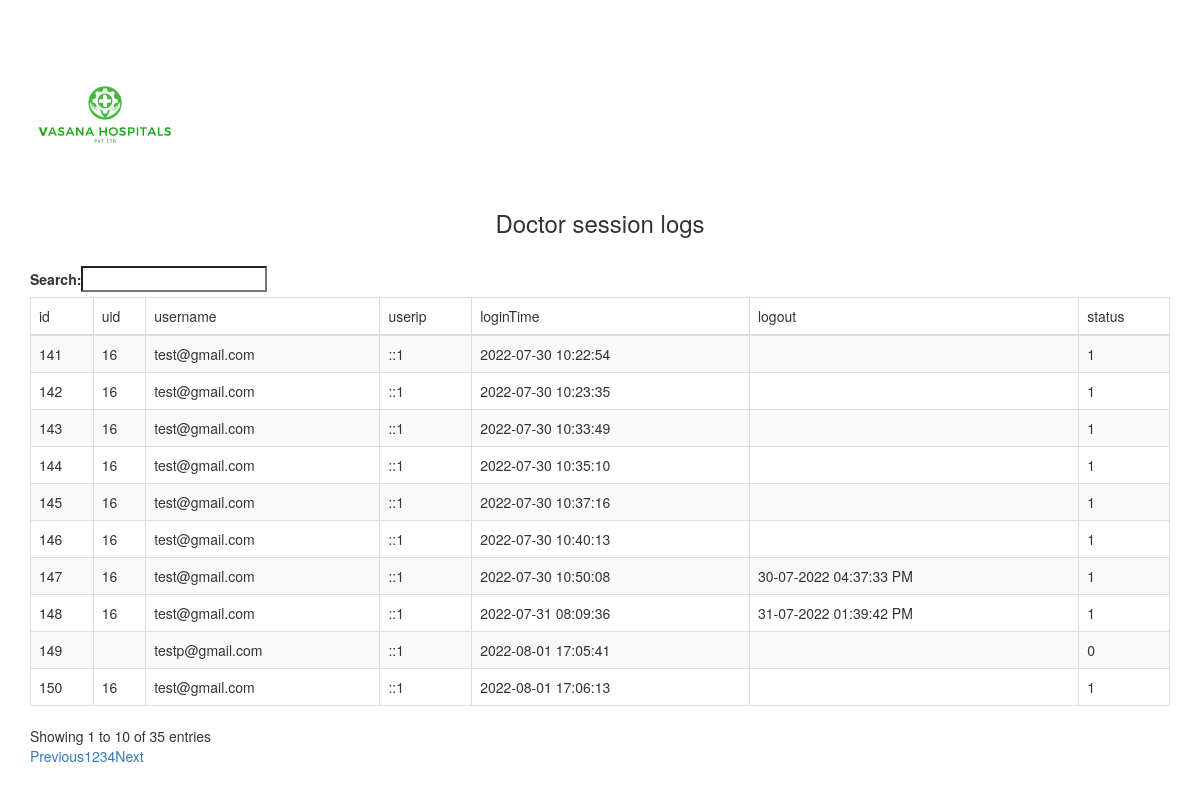
Screenshot of /hms/admin/datatable.php with the database file from the repository.
### tables this page shows
CREATE TABLE `doctorslog` (
  `id` int(11) NOT NULL,
  `uid` int(11) DEFAULT NULL,
  `username` varchar(255) DEFAULT NULL,
  `userip` binary(16) DEFAULT NULL,
  `loginTime` timestamp NULL DEFAULT CURRENT_TIMESTAMP,
  `logout` varchar(255) DEFAULT NULL,
  `status` int(11) DEFAULT NULL
);

### hms/admin/datatable.php (the view, shortened to what this page needs)
<?php
 $connect = mysqli_connect("localhost", "root", "", "hms");
 $query ="SELECT * FROM doctorslog ORDER BY logintime ASC";
 $result = mysqli_query($connect, $query);
 ?>
 <!DOCTYPE html>
 <html>
      <head>
           <link rel="stylesheet" href="https://maxcdn.bootstrapcdn.com/bootstrap/3.3.6/css/bootstrap.min.css" />
           <link rel="stylesheet" href="https://cdn.datatables.net/1.10.12/css/dataTables.bootstrap.min.css" />
           <link rel="stylesheet" href="https://cdn.datatables.net/buttons/2.2.2/css/buttons.dataTables.min.css"/>
      </head>
      <body>
           <br /><br />
           <div class="container">
           <img  src="assets/images/logo.png" style="height: 150px; align-items: center;">
                <h3 align="center">Doctor session logs</h3>
                <br />
                <div class="table-responsive">
                     <table id="employee_data" class="table table-striped table-bordered">
                          <thead>
                               <tr>
                                    <td>id</td>
                                    <td>uid</td>
                                    <td>username</td>
                                    <td>userip</td>
                                    <td>loginTime</td>
                                    <td>logout</td>
                                    <td>status</td>
                               </tr>
                          </thead>
                          <?php
                          while($row = mysqli_fetch_array($result))
                          {
                               echo '
                               <tr>
                                    <td>'.$row["id"].'</td>
                                    <td>'.$row["uid"].'</td>
                                    <td>'.$row["username"].'</td>
                                    <td>'.$row["userip"].'</td>
                                    <td>'.$row["loginTime"].'</td>
                                    <td>'.$row["logout"].'</td>
                                    <td>'.$row["status"].'</td>
                               </tr>
                               ';
                          }
                          ?>
                     </table>
                </div>
           </div>
      </body>
 </html>

### rows the page displays
doctorslog: id "141", uid "16", username "test@gmail.com", userip "::1", loginTime "2022-07-30 10:22:54", status "1"
doctorslog: id "142", uid "16", username "test@gmail.com", userip "::1", loginTime "2022-07-30 10:23:35", status "1"
doctorslog: id "143", uid "16", username "test@gmail.com", userip "::1", loginTime "2022-07-30 10:33:49", status "1"
doctorslog: id "144", uid "16", username "test@gmail.com", userip "::1", loginTime "2022-07-30 10:35:10", status "1"
doctorslog: id "145", uid "16", username "test@gmail.com", userip "::1", loginTime "2022-07-30 10:37:16", status "1"
doctorslog: id "146", uid "16", username "test@gmail.com", userip "::1", loginTime "2022-07-30 10:40:13", status "1"
doctorslog: id "147", uid "16", username "test@gmail.com", userip "::1", loginTime "2022-07-30 10:50:08", logout "30-07-2022 04:37:33 PM", status "1"
doctorslog: id "148", uid "16", username "test@gmail.com", userip "::1", loginTime "2022-07-31 08:09:36", logout "31-07-2022 01:39:42 PM", status "1"
doctorslog: id "149", username "testp@gmail.com", userip "::1", loginTime "2022-08-01 17:05:41", status "0"
doctorslog: id "150", uid "16", username "test@gmail.com", userip "::1", loginTime "2022-08-01 17:06:13", status "1"
